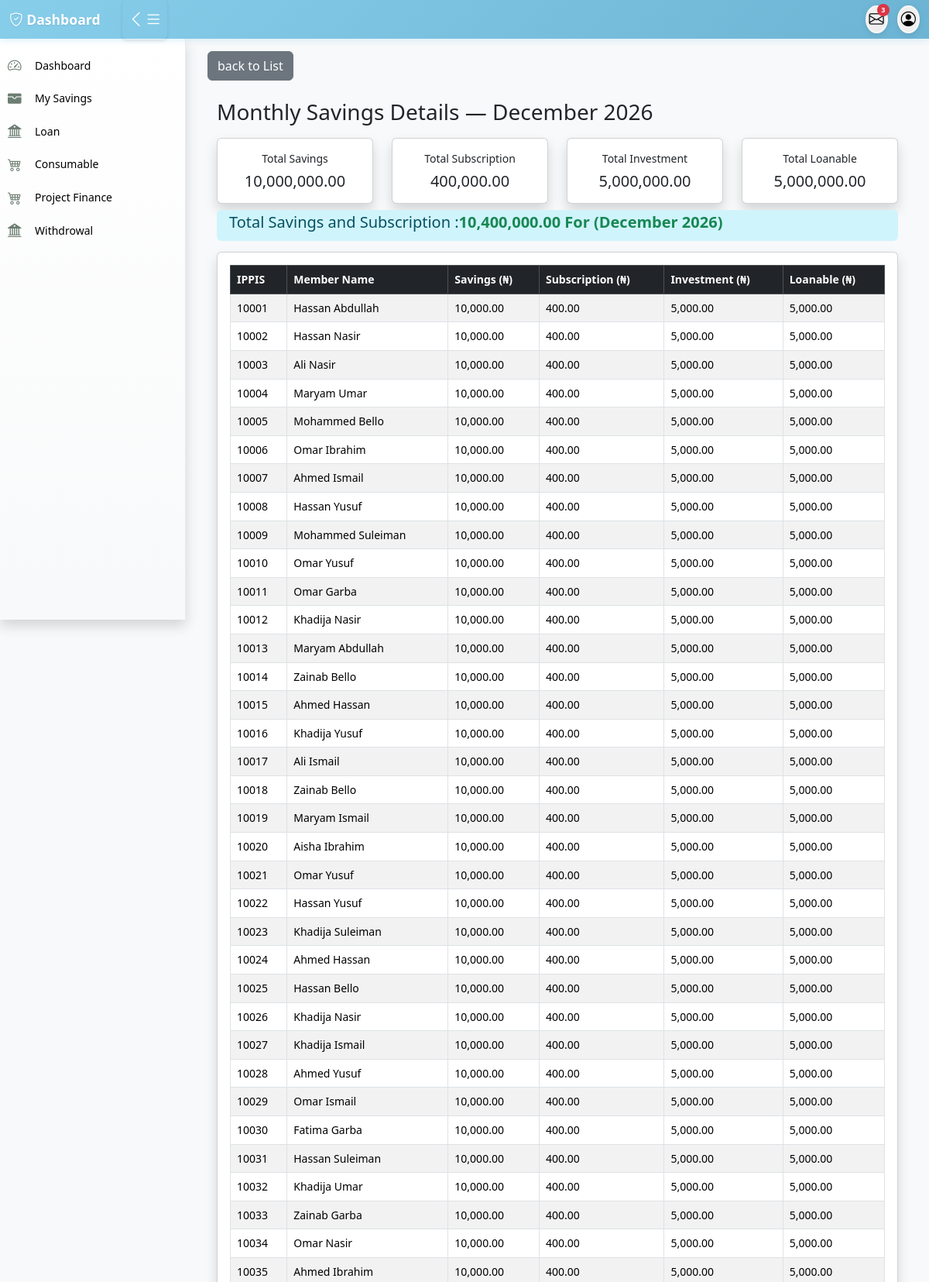
Screenshot of /savings/monthly-uploads/2026-12/ (upper part) with the database file from the repository.
### accounts/models.py (models this page shows, shortened)
class Member(models.Model):
    member = models.OneToOneField(User, on_delete=models.CASCADE, null=True, blank=True,related_name='member')
    ippis = models.IntegerField(unique=True)  # Required and unique
    total_savings = models.DecimalField(max_digits=12, decimal_places=2, blank=True, null=True)

class User(AbstractUser):
    first_name = models.CharField(max_length=100)
    last_name = models.CharField(max_length=100)
    other_name = models.CharField(max_length=100,blank=True,null=True)
    date_of_birth = models.DateField(blank=True,null=True)
    username = models.CharField(max_length=100, unique=True)
    savings = models.IntegerField(blank=True,null=True)
    account_type = models.CharField(max_length=100,blank=True,null=True)
    department = models.CharField(max_length=100)
    unit = models.CharField(max_length=100,blank=True,null=True)
    gender = models.ForeignKey(Gender, on_delete=models.CASCADE, blank=True, null=True)
    group = models.ForeignKey(UserGroup, on_delete=models.CASCADE, blank=True, null=True)
    marital_status = models.ForeignKey(MaritalStatus,on_delete=models.SET_NULL, null=True, blank=True)
    religion = models.ForeignKey(Religion, on_delete=models.SET_NULL, null=True, blank=True,)
    passport = models.ImageField(upload_to='passport', blank=True, null=True)
    phone1 = models.CharField(max_length=15,null=True, blank=True)
    phone2 = models.CharField(max_length=15, null=True, blank=True)
    email = models.EmailField(blank=True, null=True)
    member_number = models.CharField(max_length=100)

### savings/models.py (models this page shows, shortened)
class Savings(models.Model):
    member = models.ForeignKey("accounts.Member", on_delete=models.CASCADE,related_name="savings")
    month = models.DateField(db_index=True)
    month_saving = models.DecimalField(max_digits=10, decimal_places=2)
    original_amount = models.DecimalField(max_digits=10, decimal_places=2, null=True, blank=True)
    date_created = models.DateTimeField(auto_now_add=True)
    class Meta:
        unique_together = ("member", "month")  # Prevents duplicates for the same month
        indexes = [
        models.Index(fields=["member", "month"]),
    ]

class Interest(models.Model):
    member = models.ForeignKey("accounts.Member", on_delete=models.CASCADE)
    month = models.DateField(db_index=True)
    amount_deducted = models.DecimalField(max_digits=10, decimal_places=2, default=400.00)
    date_deducted = models.DateField(auto_now_add=True)
    class Meta:
        unique_together = ("member", "month")  # Prevent duplicate deductions

class Investment(models.Model):
    member = models.ForeignKey("accounts.Member", on_delete=models.CASCADE)
    month = models.DateField(db_index=True)
    amount = models.DecimalField(max_digits=10, decimal_places=2)
    total_amount = models.DecimalField(max_digits=10, decimal_places=2)
    date_created = models.DateTimeField(auto_now_add=True)

class Loanable(models.Model):
    member = models.ForeignKey("accounts.Member", on_delete=models.CASCADE)
    month = models.DateField(db_index=True)
    amount = models.DecimalField(max_digits=10, decimal_places=2)
    total_amount = models.DecimalField(max_digits=10, decimal_places=2, null=False, blank=False)
    date_created = models.DateTimeField(auto_now_add=True)

### savings/views.py (the view)
# urls.py: path("monthly-uploads/<str:month>/", views.view_monthly_savings, name="view_monthly_savings"),
def view_monthly_savings(request, month):
    try:
        month_start = datetime.strptime(month, "%Y-%m").date()
    except ValueError:
        messages.error(request, "Invalid month format.")
        return redirect("monthly_savings_uploads")
    savings_qs = (
        Savings.objects
        .filter(month=month_start)
        .select_related("member")
        .order_by("member__ippis")
    )
    member_ids = [s.member_id for s in savings_qs]
    loanables = {
        l.member_id: l.amount for l in Loanable.objects.filter(member_id__in=member_ids, month=month_start)
    }
    investments = {
        i.member_id: i.amount for i in Investment.objects.filter(member_id__in=member_ids, month=month_start)
    }
    interests = {
        it.member_id: it.amount_deducted for it in Interest.objects.filter(member_id__in=member_ids, month=month_start)
    }
    savings_data = []
    for s in savings_qs:
        member = s.member
        savings_data.append({
            "member": member,
            "savings": s.month_saving,
            "interest": interests.get(member.id, 0),
            "investment": investments.get(member.id, 0),
            "loanable": loanables.get(member.id, 0),
        })
    paginator = Paginator(savings_data, 100)  # ✅ 25 members per page
    page_number = request.GET.get("page")
    page_obj = paginator.get_page(page_number)
    total_uploaded = sum(item["savings"] for item in savings_data)
    total_interest = sum(item["interest"] for item in savings_data)
    total_investment = sum(item["investment"] for item in savings_data)
    total_loanable = sum(item["loanable"] for item in savings_data)
    total_saving_intresr = total_uploaded + total_interest
    print(total_saving_intresr)
    context = {
        'total_saving_intresr':total_saving_intresr,
        "month": month_start,
        "page_obj": page_obj,
        "total_uploaded": total_uploaded,
        "total_interest": total_interest,
        "total_investment": total_investment,
        "total_loanable": total_loanable,
    }
    return render(request, "saving/monthly_savings_details.html", context)

### templates/saving/monthly_savings_details.html (shortened to what this page needs)
{% extends 'base/base.html' %}
{% load humanize %}
{% block content %}
<a href="{% url 'monthly_savings_uploads' %}" class="btn btn-secondary">back to List</a>
<div class="container mt-4">
    <h3>Monthly Savings Details — {{ month|date:"F Y" }}</h3>
    <div class="row">
  <div class="col-md-3 mt-2">
    <div class="card shadow text-dark text-center">
      <div class="card-body">
        <p class="card-title"> Total Savings</p>
        <h5 class="card-text ">{{ total_uploaded|floatformat:2|intcomma }}</h5>
      </div>
    </div>
  </div>
  <div class="col-md-3 mt-2">
    <div class="card shadow text-dark text-center">
      <div class="card-body">
        <p class="card-title">Total Subscription</p>
        <h5 class="card-text ">{{ total_interest|floatformat:2|intcomma }}</h5>
      </div>
    </div>
  </div>
  <div class="col-md-3 mt-2">
    <div class="card shadow text-dark text-center">
      <div class="card-body">
        <p class="card-title">Total Investment</p>
        <h5 class="card-text ">{{ total_investment|floatformat:2|intcomma }}</h5>
      </div>
    </div>
  </div>
  <div class="col-md-3 mt-2">
    <div class="card shadow text-dark text-center">
      <div class="card-body">
        <p class="card-title">Total Loanable</p>
        <h5 class="card-text ">{{ total_loanable|floatformat:2|intcomma }}</h5>
      </div>
    </div>
  </div>
</div>
<div class="alert alert-info py-1 mt-2">
  <h5>Total Savings and Subscription  :<strong class="text-success">{{total_saving_intresr|floatformat:2|intcomma}} For  ({{ month|date:"F Y" }})</strong></h5>
</div>
    <div class="card shadow p-3">
      <div class="table-responsive">
        <table class="table table-bordered table-striped">
            <thead class="table-dark">
                <tr>
                    <th>IPPIS</th>
                    <th>Member Name</th>
                    <th class="text-start">Savings (₦)</th>
                    <th class="text-start">Subscription (₦)</th>
                    <th class="text-start">Investment (₦)</th>
                    <th class="text-start">Loanable (₦)</th>
                </tr>
            </thead>
            <tbody>
                {% for data in page_obj %}
                <tr>
                    <td>{{ data.member.ippis }}</td>
                    <td>{{ data.member.member.first_name }} {{ data.member.member.last_name }}</td>
                    <td class="text-start">{{ data.savings|floatformat:2|intcomma }}</td>
                    <td class="text-start">{{ data.interest|floatformat:2|intcomma }}</td>
                    <td class="text-start">{{ data.investment|floatformat:2|intcomma }}</td>
                    <td class="text-start">{{ data.loanable|floatformat:2|intcomma }}</td>
                </tr>
                {% empty %}
                <tr>
                    <td colspan="6" class="text-center text-danger">No savings records found for this month.</td>
                </tr>
                {% endfor %}
            </tbody>
        </table>
    </div>
    </div>
</div>
{% endblock %}

### static/css/style.css (style rules this page uses)
:root { --sidebar-width: 240px; --sidebar-collapsed-width: 60px; --navbar-height: 50px; --primary-color: #cacadb; --primary-color: #5d5d81; --secondary-color: #4b4b6c; --accent-color: rgb(98, 145, 192); --success-color: #27ae60; --warning-color: #f39c12; --danger-color: #e74c3c; }
* { box-sizing: border-box; }
body { font-family: 'Segoe UI', Tahoma, Geneva, Verdana, sans-serif; background-color: #f8f9fa; margin: 0; padding: 0; font-size: 14px; line-height: 1.4; }
.alert { border: none; border-radius: 6px; margin-bottom: 0.875rem; padding: 0.75rem 1rem; font-size: 0.875rem; }

### rows the page displays
Member: member.ippis "10001", member.member.first_name "Hassan", member.member.last_name "Abdullah", savings "10,000.00", interest "400.00", investment "5,000.00", loanable "5,000.00"
Member: member.ippis "10002", member.member.first_name "Hassan", member.member.last_name "Nasir", savings "10,000.00", interest "400.00", investment "5,000.00", loanable "5,000.00"
Member: member.ippis "10003", member.member.first_name "Ali", member.member.last_name "Nasir", savings "10,000.00", interest "400.00", investment "5,000.00", loanable "5,000.00"
Member: member.ippis "10004", member.member.first_name "Maryam", member.member.last_name "Umar", savings "10,000.00", interest "400.00", investment "5,000.00", loanable "5,000.00"
Member: member.ippis "10005", member.member.first_name "Mohammed", member.member.last_name "Bello", savings "10,000.00", interest "400.00", investment "5,000.00", loanable "5,000.00"
Member: member.ippis "10006", member.member.first_name "Omar", member.member.last_name "Ibrahim", savings "10,000.00", interest "400.00", investment "5,000.00", loanable "5,000.00"
Member: member.ippis "10007", member.member.first_name "Ahmed", member.member.last_name "Ismail", savings "10,000.00", interest "400.00", investment "5,000.00", loanable "5,000.00"
Member: member.ippis "10008", member.member.first_name "Hassan", member.member.last_name "Yusuf", savings "10,000.00", interest "400.00", investment "5,000.00", loanable "5,000.00"
Member: member.ippis "10009", member.member.first_name "Mohammed", member.member.last_name "Suleiman", savings "10,000.00", interest "400.00", investment "5,000.00", loanable "5,000.00"
Member: member.ippis "10010", member.member.first_name "Omar", member.member.last_name "Yusuf", savings "10,000.00", interest "400.00", investment "5,000.00", loanable "5,000.00"
Member: member.ippis "10011", member.member.first_name "Omar", member.member.last_name "Garba", savings "10,000.00", interest "400.00", investment "5,000.00", loanable "5,000.00"
Member: member.ippis "10012", member.member.first_name "Khadija", member.member.last_name "Nasir", savings "10,000.00", interest "400.00", investment "5,000.00", loanable "5,000.00"
Member: member.ippis "10013", member.member.first_name "Maryam", member.member.last_name "Abdullah", savings "10,000.00", interest "400.00", investment "5,000.00", loanable "5,000.00"
Member: member.ippis "10014", member.member.first_name "Zainab", member.member.last_name "Bello", savings "10,000.00", interest "400.00", investment "5,000.00", loanable "5,000.00"
Member: member.ippis "10015", member.member.first_name "Ahmed", member.member.last_name "Hassan", savings "10,000.00", interest "400.00", investment "5,000.00", loanable "5,000.00"
Member: member.ippis "10016", member.member.first_name "Khadija", member.member.last_name "Yusuf", savings "10,000.00", interest "400.00", investment "5,000.00", loanable "5,000.00"
Member: member.ippis "10017", member.member.first_name "Ali", member.member.last_name "Ismail", savings "10,000.00", interest "400.00", investment "5,000.00", loanable "5,000.00"
Member: member.ippis "10018", member.member.first_name "Zainab", member.member.last_name "Bello", savings "10,000.00", interest "400.00", investment "5,000.00", loanable "5,000.00"
Member: member.ippis "10019", member.member.first_name "Maryam", member.member.last_name "Ismail", savings "10,000.00", interest "400.00", investment "5,000.00", loanable "5,000.00"
Member: member.ippis "10020", member.member.first_name "Aisha", member.member.last_name "Ibrahim", savings "10,000.00", interest "400.00", investment "5,000.00", loanable "5,000.00"
Member: member.ippis "10021", member.member.first_name "Omar", member.member.last_name "Yusuf", savings "10,000.00", interest "400.00", investment "5,000.00", loanable "5,000.00"
Member: member.ippis "10022", member.member.first_name "Hassan", member.member.last_name "Yusuf", savings "10,000.00", interest "400.00", investment "5,000.00", loanable "5,000.00"
Member: member.ippis "10023", member.member.first_name "Khadija", member.member.last_name "Suleiman", savings "10,000.00", interest "400.00", investment "5,000.00", loanable "5,000.00"
Member: member.ippis "10024", member.member.first_name "Ahmed", member.member.last_name "Hassan", savings "10,000.00", interest "400.00", investment "5,000.00", loanable "5,000.00"
Member: member.ippis "10025", member.member.first_name "Hassan", member.member.last_name "Bello", savings "10,000.00", interest "400.00", investment "5,000.00", loanable "5,000.00"
Member: member.ippis "10026", member.member.first_name "Khadija", member.member.last_name "Nasir", savings "10,000.00", interest "400.00", investment "5,000.00", loanable "5,000.00"
Member: member.ippis "10027", member.member.first_name "Khadija", member.member.last_name "Ismail", savings "10,000.00", interest "400.00", investment "5,000.00", loanable "5,000.00"
Member: member.ippis "10028", member.member.first_name "Ahmed", member.member.last_name "Yusuf", savings "10,000.00", interest "400.00", investment "5,000.00", loanable "5,000.00"
Member: member.ippis "10029", member.member.first_name "Omar", member.member.last_name "Ismail", savings "10,000.00", interest "400.00", investment "5,000.00", loanable "5,000.00"
Member: member.ippis "10030", member.member.first_name "Fatima", member.member.last_name "Garba", savings "10,000.00", interest "400.00", investment "5,000.00", loanable "5,000.00"
Member: member.ippis "10031", member.member.first_name "Hassan", member.member.last_name "Suleiman", savings "10,000.00", interest "400.00", investment "5,000.00", loanable "5,000.00"
Member: member.ippis "10032", member.member.first_name "Khadija", member.member.last_name "Umar", savings "10,000.00", interest "400.00", investment "5,000.00", loanable "5,000.00"
Member: member.ippis "10033", member.member.first_name "Zainab", member.member.last_name "Garba", savings "10,000.00", interest "400.00", investment "5,000.00", loanable "5,000.00"
Member: member.ippis "10034", member.member.first_name "Omar", member.member.last_name "Nasir", savings "10,000.00", interest "400.00", investment "5,000.00", loanable "5,000.00"
Member: member.ippis "10035", member.member.first_name "Ahmed", member.member.last_name "Ibrahim", savings "10,000.00", interest "400.00", investment "5,000.00", loanable "5,000.00"

### other values shown
{{ month|date:"F Y" }} "December 2026"
{{ total_uploaded|floatformat:2|intcomma }} "10,000,000.00"
{{ total_interest|floatformat:2|intcomma }} "400,000.00"
{{ total_investment|floatformat:2|intcomma }} "5,000,000.00"
{{ total_loanable|floatformat:2|intcomma }} "5,000,000.00"
{{ total_saving_intresr|floatformat:2|intcomma }} "10,400,000.00"
